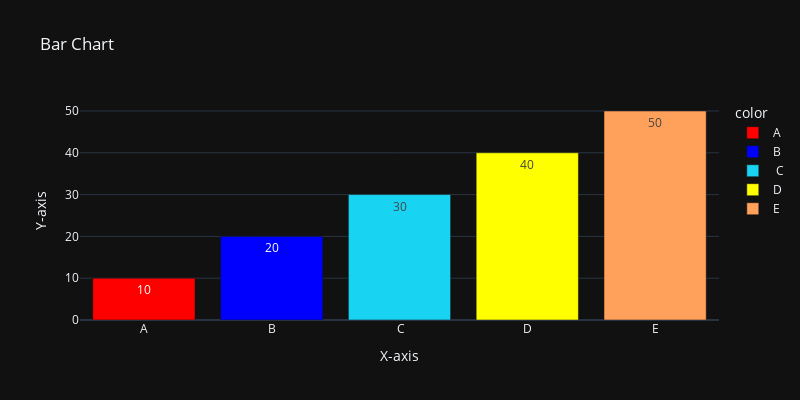

Notebook code for this chart:
### Code cell
labels = ['A', 'B',' C', 'D', 'E']
counts = [10,20,30,40,50]
px.bar(x=labels, y=counts, title='Bar Chart', labels = {'x':'X-axis', 'y': 'Y-axis'}, width = 800, height= 400, color= labels, text = counts, template='plotly_dark',color_discrete_map ={ 'A': 'red','B':'Blue','C':'Green','D':'yellow','E':'dark Blue'})

### Figure 1 — Plotly figure (JSON) as saved in the notebook; plotly's stock layout.template omitted (floating-point values rounded to 4 significant figures)
{"data": [{"alignmentgroup": "True", "hovertemplate": "color=A<br>X-axis=%{x}<br>Y-axis=%{y}<br>text=%{text}<extra></extra>", "legendgroup": "A", "marker": {"color": "red", "pattern": {"shape": ""}}, "name": "A", "offsetgroup": "A", "orientation": "v", "showlegend": true, "text": [10], "textposition": "auto", "type": "bar", "x": ["A"], "xaxis": "x", "y": [10], "yaxis": "y"}, {"alignmentgroup": "True", "hovertemplate": "color=B<br>X-axis=%{x}<br>Y-axis=%{y}<br>text=%{text}<extra></extra>", "legendgroup": "B", "marker": {"color": "Blue", "pattern": {"shape": ""}}, "name": "B", "offsetgroup": "B", "orientation": "v", "showlegend": true, "text": [20], "textposition": "auto", "type": "bar", "x": ["B"], "xaxis": "x", "y": [20], "yaxis": "y"}, {"alignmentgroup": "True", "hovertemplate": "color= C<br>X-axis=%{x}<br>Y-axis=%{y}<br>text=%{text}<extra></extra>", "legendgroup": " C", "marker": {"color": "#19d3f3", "pattern": {"shape": ""}}, "name": " C", "offsetgroup": " C", "orientation": "v", "showlegend": true, "text": [30], "textposition": "auto", "type": "bar", "x": [" C"], "xaxis": "x", "y": [30], "yaxis": "y"}, {"alignmentgroup": "True", "hovertemplate": "color=D<br>X-axis=%{x}<br>Y-axis=%{y}<br>text=%{text}<extra></extra>", "legendgroup": "D", "marker": {"color": "yellow", "pattern": {"shape": ""}}, "name": "D", "offsetgroup": "D", "orientation": "v", "showlegend": true, "text": [40], "textposition": "auto", "type": "bar", "x": ["D"], "xaxis": "x", "y": [40], "yaxis": "y"}, {"alignmentgroup": "True", "hovertemplate": "color=E<br>X-axis=%{x}<br>Y-axis=%{y}<br>text=%{text}<extra></extra>", "legendgroup": "E", "marker": {"color": "dark Blue", "pattern": {"shape": ""}}, "name": "E", "offsetgroup": "E", "orientation": "v", "showlegend": true, "text": [50], "textposition": "auto", "type": "bar", "x": ["E"], "xaxis": "x", "y": [50], "yaxis": "y"}], "layout": {"barmode": "relative", "height": 400, "legend": {"title": {"text": "color"}, "tracegroupgap": 0}, "title": {"text": "Bar Chart"}, "width": 800, "xaxis": {"anchor": "y", "domain": [0, 1], "title": {"text": "X-axis"}}, "yaxis": {"anchor": "x", "domain": [0, 1], "title": {"text": "Y-axis"}}}}
